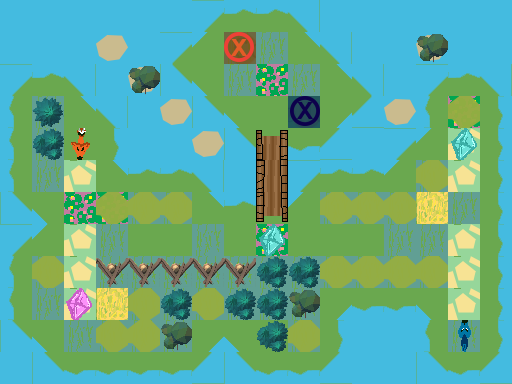

Below is a game level as drawn by its tile map, then a one-line description and the .tmx file that defines it, in full:
An orthogonal 16x12 tile map with 32x32 px tiles, 3 tile layers (Ground, Obstacles, Objects), 1 hidden layer not drawn.

<map version="1.0" orientation="orthogonal" renderorder="right-down" width="16" height="12" tilewidth="32" tileheight="32" nextobjectid="1">
 <tileset firstgid="1" name="TilesetPlaceholder" tilewidth="32" tileheight="32" tilecount="240" columns="10">
  <image source="../../../../Tileset.png" width="320" height="768" />
 </tileset>
 <layer name="Ground" width="16" height="12">
  <data encoding="csv">
5,5,5,5,5,5,3221225493,1610612747,1610612747,1610612757,5,5,5,5,5,5,
5,5,5,6,5,3221225493,3221225503,7,7,1610612767,1610612757,5,5,6,5,5,
3221225493,1610612747,1610612757,5,6,2684354581,2684354591,7,3,7,1610612767,1610612757,5,3221225493,1610612747,1610612757,
3221225483,7,1610612767,1610612757,5,6,2684354581,2684354591,1,1,31,21,6,3221225483,3,11,
3221225483,7,1,11,5,5,6,2684354581,3221225486,2684354571,21,5,3221225493,3221225503,2684354568,11,
3221225483,7,2684354568,1610612767,1610612747,1610612747,1610612757,5,4,3221225493,1610612747,1610612747,3221225503,7,2684354568,11,
2684354581,2684354591,3,3,7,7,1610612767,1610612747,14,3221225503,7,7,7,2,7,11,
3221225493,3221225503,2684354568,7,1,1,7,1,3,1,1,1,7,7,2684354568,11,
3221225483,7,2684354568,7,7,7,7,7,7,7,7,7,7,7,2684354568,11,
3221225483,7,2684354568,2,7,7,7,7,7,7,31,2684354571,2684354571,2684354591,2684354568,11,
2684354581,2684354591,7,7,7,7,31,2684354591,1,7,11,5,5,3221225483,7,11,
5,2684354581,2684354571,2684354571,2684354571,2684354571,21,2684354581,2684354571,2684354571,21,5,5,2684354581,2684354571,21
</data>
 </layer>
 <layer name="Obstacles" width="16" height="12" opacity="0.97">
  <data encoding="csv">
0,0,0,0,0,0,0,0,0,0,0,0,0,0,0,0,
0,0,0,0,0,0,0,0,0,0,0,0,0,54,0,0,
0,0,0,0,54,0,0,0,0,0,0,0,0,0,0,0,
0,53,0,0,0,0,0,0,0,0,0,0,0,0,44,0,
0,42,0,0,0,0,0,0,0,0,0,0,0,0,0,0,
0,0,0,0,0,0,0,0,0,0,0,0,0,44,0,0,
0,0,0,44,44,44,0,0,0,0,44,44,44,0,0,0,
0,0,0,0,0,0,0,0,0,0,0,0,0,0,0,0,
0,44,0,3221225513,3221225513,3221225513,3221225513,3221225513,42,42,44,44,44,44,0,0,
0,0,0,0,44,42,44,42,42,54,0,0,0,0,0,0,
0,0,0,44,44,54,0,0,42,44,0,0,0,0,0,0,
0,0,0,0,0,0,0,0,0,0,0,0,0,0,0,0
</data>
 </layer>
 <layer name="Objects" width="16" height="12">
  <data encoding="csv">
0,0,0,0,0,0,0,0,0,0,0,0,0,0,0,0,
0,0,0,0,0,0,0,181,0,0,0,0,0,0,0,0,
0,0,0,0,0,0,0,0,0,0,0,0,0,0,0,0,
0,0,0,0,0,0,0,0,0,182,0,0,0,0,0,0,
0,0,3221225663,0,0,0,0,0,0,0,0,0,0,0,184,0,
0,0,0,0,0,0,0,0,0,0,0,0,0,0,0,0,
0,0,0,0,0,0,0,0,0,0,0,0,0,0,0,0,
0,0,0,0,0,0,0,0,184,0,0,0,0,0,0,0,
0,0,0,0,0,0,0,0,0,0,0,0,0,0,0,0,
0,0,183,0,0,0,0,0,0,0,0,0,0,0,0,0,
0,0,0,0,0,0,0,0,0,0,0,0,0,0,192,0,
0,0,0,0,0,0,0,0,0,0,0,0,0,0,0,0
</data>
 </layer>
 <layer name="Solution" width="16" height="12" visible="0">
  <data encoding="csv">
0,0,0,0,0,0,0,0,0,0,0,0,0,0,0,0,
0,0,0,0,0,0,0,0,0,0,0,0,0,0,0,0,
0,0,0,0,0,0,0,0,224,0,0,0,0,0,0,0,
0,0,0,0,0,0,0,0,224,0,0,0,0,0,0,0,
0,0,222,0,0,0,0,0,224,0,0,0,0,0,0,0,
0,0,222,0,0,0,0,0,224,0,0,0,0,0,0,0,
0,0,222,0,0,0,0,0,224,0,0,0,0,0,0,0,
0,0,222,0,0,0,0,0,0,0,0,0,0,0,232,0,
0,0,0,0,0,0,0,0,0,0,0,0,0,0,232,0,
0,0,0,0,0,0,0,0,0,0,0,0,0,0,232,0,
0,0,0,0,0,0,0,0,0,0,0,0,0,0,232,0,
0,0,0,0,0,0,0,0,0,0,0,0,0,0,0,0
</data>
 </layer>
</map>
